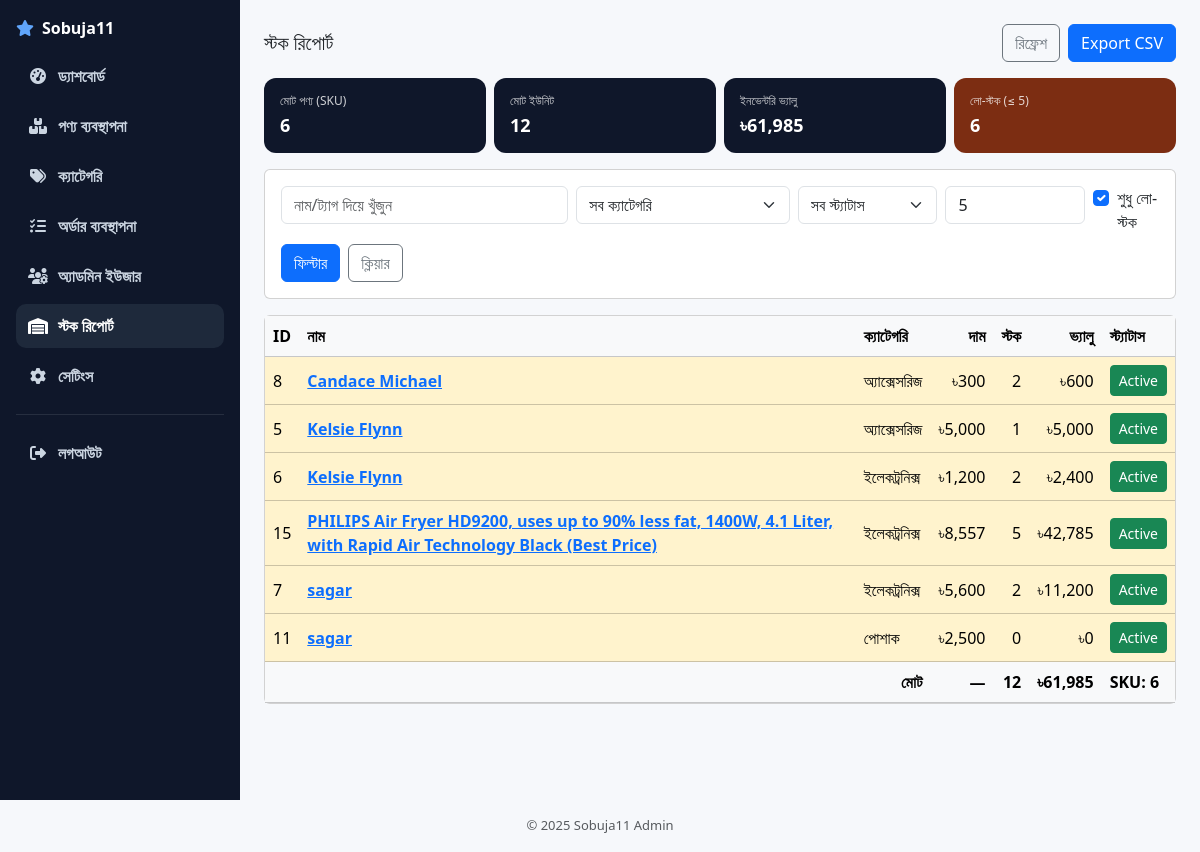
Screenshot of /admin/stock_report.php (signed in) with the database file from the repository.
### tables this page shows
CREATE TABLE IF NOT EXISTS `products` (
  `id` int(11) NOT NULL AUTO_INCREMENT,
  `category_id` int(11) DEFAULT NULL,
  `name` varchar(255) NOT NULL,
  `description` text DEFAULT NULL,
  `price` decimal(10,2) NOT NULL,
  `compare_at_price` decimal(10,2) DEFAULT NULL,
  `stock` int(11) NOT NULL DEFAULT 0,
  `tags` varchar(255) DEFAULT NULL,
  `specifications` text DEFAULT NULL,
  `image` varchar(400) DEFAULT NULL,
  `active` tinyint(1) NOT NULL DEFAULT 1,
  `created_at` timestamp NOT NULL DEFAULT current_timestamp(),
  PRIMARY KEY (`id`),
  KEY `category_id` (`category_id`),
  KEY `idx_products_stock` (`stock`),
  CONSTRAINT `products_ibfk_1`
    FOREIGN KEY (`category_id`) REFERENCES `categories` (`id`) ON DELETE SET NULL
);

CREATE TABLE IF NOT EXISTS `categories` (
  `id` int(11) NOT NULL AUTO_INCREMENT,
  `name` varchar(120) NOT NULL,
  PRIMARY KEY (`id`)
);

### config.php (called while the page is built, shortened)
<?php
function h($s){ return htmlspecialchars($s ?? '', ENT_QUOTES, 'UTF-8'); }
function money_bd($n){ return '৳'.number_format((float)$n, 0); }
?>

### admin/stock_report.php (the view, shortened to what this page needs)
<?php
require_once __DIR__.'/../config.php';
$pdo = get_pdo();
if (!function_exists('money_bd_safe')) {
  function money_bd_safe($n){
    if (function_exists('money_bd')) return money_bd($n);
    $n = (float)$n; $n = round($n);
    return '৳'.number_format($n, 0, '', ',');
  }
}
$q        = trim($_GET['q'] ?? '');
$status   = $_GET['status'] ?? 'all';
$low      = (int)($_GET['low'] ?? 5);
$low_only = (int)($_GET['low_only'] ?? 1);
$where = ["1=1"];
$params = [];
if ($low_only) {
  $where[] = "p.stock <= ?";
  $params[] = $low;
}
$order = "p.name ASC";
$whereSql = implode(' AND ', $where);
$sql = "SELECT p.id, p.name, p.price, p.stock, p.active, c.name AS cat_name
        FROM products p
        LEFT JOIN categories c ON c.id = p.category_id
        WHERE $whereSql
        ORDER BY $order";
$stm = $pdo->prepare($sql);
$stm->execute($params);
$rows = $stm->fetchAll(PDO::FETCH_ASSOC);
$totalSku   = 0;
$totalUnits = 0;
$totalValue = 0.0;
$lowCount   = 0;
foreach ($rows as $r){
  $totalSku++;
  $units = (int)$r['stock'];
  $totalUnits += $units;
  $totalValue += $units * (float)$r['price'];
  if ($units <= $low) $lowCount++;
}
require_once __DIR__.'/header.php';
?>
<div class="d-flex justify-content-between align-items-center mb-3">
  <h5 class="m-0">স্টক রিপোর্ট</h5>
  <div class="d-none d-sm-flex gap-2">
    <a class="btn btn-outline-secondary" href="stock_report.php">রিফ্রেশ</a>
    <a class="btn btn-primary" href="?<?=h(http_build_query(array_merge($_GET,['export'=>'csv'])))?>">Export CSV</a>
  </div>
</div>
<div class="report-wrap mb-3">
  <div class="row g-2">
    <div class="col-6 col-md-3">
      <div class="metric">
        <div class="label">মোট পণ্য (SKU)</div>
        <div class="value"><?=h(number_format($totalSku))?></div>
      </div>
    </div>
    <div class="col-6 col-md-3">
      <div class="metric">
        <div class="label">মোট ইউনিট</div>
        <div class="value"><?=h(number_format($totalUnits))?></div>
      </div>
    </div>
    <div class="col-6 col-md-3">
      <div class="metric">
        <div class="label">ইনভেন্টরি ভ্যালু</div>
        <div class="value"><?=h(money_bd_safe($totalValue))?></div>
      </div>
    </div>
    <div class="col-6 col-md-3">
      <div class="metric" style="background:#7c2d12">
        <div class="label">লো-স্টক (≤ <?=h($low)?>)</div>
        <div class="value"><?=h(number_format($lowCount))?></div>
      </div>
    </div>
  </div>
</div>
<div class="card mb-3">
  <div class="card-body">
    <form class="row g-2">
      <div class="col-12 col-md-4">
        <input class="form-control" name="q" placeholder="নাম/ট্যাগ দিয়ে খুঁজুন"
               value="<?=h($q)?>">
      </div>
      <div class="col-6 col-md-3">
        <select class="form-select" name="cat">
          <option value="0">সব ক্যাটেগরি</option>
        </select>
      </div>
      <div class="col-6 col-md-2">
        <select class="form-select" name="status">
          <option value="all" <?= $status==='all'?'selected':'' ?>>সব স্ট্যাটাস</option>
        </select>
      </div>
      <div class="col-6 col-md-2">
        <input type="number" class="form-control" name="low" min="0" placeholder="Low ≤"
               value="<?= h($low) ?>">
      </div>
      <div class="col-6 col-md-1 d-flex align-items-center">
        <div class="form-check">
          <input class="form-check-input" type="checkbox" value="1" id="low_only" name="low_only" <?= $low_only?'checked':'' ?>>
          <label class="form-check-label" for="low_only">শুধু লো-স্টক</label>
        </div>
      </div>
      <div class="col-12 col-md-12 d-flex gap-2">
        <button class="btn btn-primary">ফিল্টার</button>
        <a class="btn btn-outline-secondary" href="stock_report.php">ক্লিয়ার</a>
      </div>
    </form>
  </div>
</div>
<div class="card">
  <div class="card-body p-0">
    <div class="table-responsive">
      <table class="table align-middle mb-0">
        <thead class="table-light">
          <tr>
            <th>ID</th>
            <th>নাম</th>
            <th>ক্যাটেগরি</th>
            <th class="text-end">দাম</th>
            <th class="text-end">স্টক</th>
            <th class="text-end">ভ্যালু</th>
            <th>স্ট্যাটাস</th>
          </tr>
        </thead>
        <tbody>
        <?php foreach($rows as $r):
          $value = (int)$r['stock'] * (float)$r['price'];
          $isLow = ((int)$r['stock'] <= $low);
          ?>
          <tr class="<?= $isLow ? 'table-warning' : '' ?>">
            <td data-label="ID"><?= (int)$r['id'] ?></td>
            <td data-label="নাম" class="td-title">
              <a class="link-primary fw-semibold" href="product_form.php?id=<?= (int)$r['id'] ?>">
                <?= h($r['name']) ?>
              </a>
            </td>
            <td data-label="ক্যাটেগরি"><?= h($r['cat_name']) ?></td>
            <td data-label="দাম" class="text-end"><?= h(money_bd_safe($r['price'])) ?></td>
            <td data-label="স্টক" class="text-end"><?= (int)$r['stock'] ?></td>
            <td data-label="ভ্যালু" class="text-end"><?= h(money_bd_safe($value)) ?></td>
            <td data-label="স্ট্যাটাস">
              <form method="post" action="product_toggle.php" class="d-inline">
                <?php if ($r['active']): ?>
                  <button type="submit" class="btn btn-sm btn-success">Active</button>
                <?php else: ?>
                  <button type="submit" class="btn btn-sm btn-secondary">Inactive</button>
                <?php endif; ?>
              </form>
            </td>
          </tr>
        <?php endforeach; ?>
        </tbody>
        <tfoot class="table-light">
          <tr>
            <th colspan="3" class="text-end">মোট</th>
            <th class="text-end">—</th>
            <th class="text-end"><?= h(number_format($totalUnits)) ?></th>
            <th class="text-end"><?= h(money_bd_safe($totalValue)) ?></th>
            <th>SKU: <?= h(number_format($totalSku)) ?></th>
          </tr>
        </tfoot>
      </table>
    </div>
  </div>
</div>
<?php require __DIR__.'/footer.php'; ?>

### admin/header.php (style rules this page uses)
:root { --sidebar-bg:#0f172a; --sidebar-hover:#1e293b; --sidebar-text:#cbd5e1; --sidebar-active:#ffffff; }
body { overflow-x:hidden;background:#f6f8fb }

### admin/stock_report.php (style rules this page uses)
.report-wrap { max-width:1200px;margin:0 auto }
.metric { background:#0f172a;color:#fff;border-radius:12px;padding:14px 16px; display:flex;flex-direction:column;gap:2px;height:100%; }
.metric .label { opacity:.8;font-size:12px }
.metric .value { font-weight:800;font-size:18px }

### rows the page displays
products: id "8", name "Candace Michael", category.name "অ্যাক্সেসরিজ", price "৳300", stock "2", money_bd_safe($value) "৳600", active "Active"
products: id "5", name "Kelsie Flynn", category.name "অ্যাক্সেসরিজ", price "৳5,000", stock "1", money_bd_safe($value) "৳5,000", active "Active"
products: id "6", name "Kelsie Flynn", category.name "ইলেকট্রনিক্স", price "৳1,200", stock "2", money_bd_safe($value) "৳2,400", active "Active"
products: id "15", name "PHILIPS Air Fryer HD9200, uses up to 90% less fat, 1400W, 4.1 Liter, with Rapid Air Technology Black (Best Price)", category.name "ইলেকট্রনিক্স", price "৳8,557", stock "5", money_bd_safe($value) "৳42,785", active "Active"
products: id "7", name "sagar", category.name "ইলেকট্রনিক্স", price "৳5,600", stock "2", money_bd_safe($value) "৳11,200", active "Active"
products: id "11", name "sagar", category.name "পোশাক", price "৳2,500", stock "0", money_bd_safe($value) "৳0", active "Active"

### other values shown
defined('APP_NAME') ? APP_NAME : 'Shop' "Sobuja11"
$totalSku "6"
$totalUnits "12"
money_bd_safe($totalValue) "৳61,985"
$low "5"
$lowCount "6"
APP_NAME "Sobuja11"
